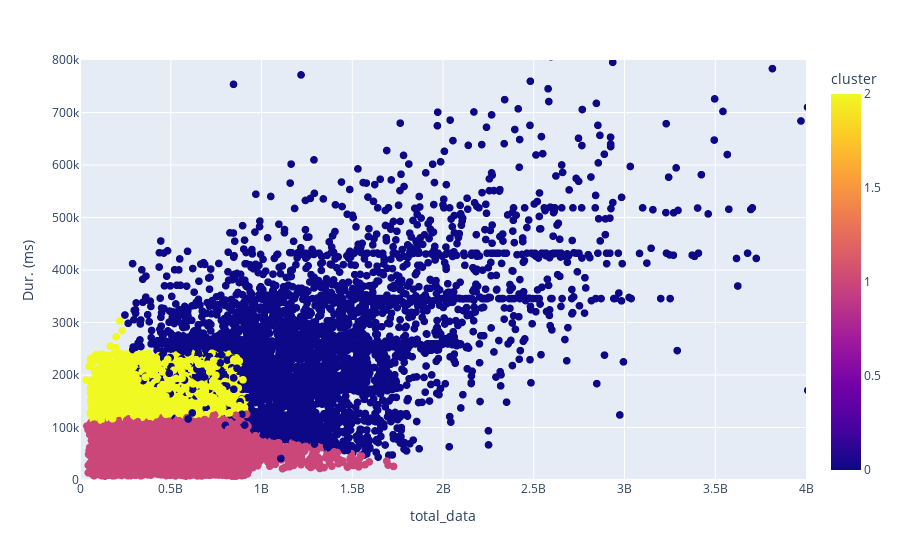

Here is the notebook cell this chart was saved with:
### Code cell
# visualizing the 3 clusters in the dataframe
# for 20, 000 samples only
fig = px.scatter(user_engagement_df.sample(20000), x='total_data', y='Dur. (ms)',
                 color='cluster', size='XDR Sessions')
fig.update_traces(marker_size=8)
fig.update(layout_yaxis_range = [0, 800000])
fig.update(layout_xaxis_range = [0, 4000000000])
fig.show()

### Figure 1 — Plotly figure (JSON) as saved in the notebook; plotly's stock layout.template omitted (floating-point values rounded to 4 significant figures; data arrays with more than 128 entries replaced by an {"elided": "..."} marker saying what was removed)
{"data": [{"hovertemplate": "total_data=%{x}<br>Dur. (ms)=%{y}<br>XDR Sessions=%{marker.size}<br>cluster=%{marker.color}<extra></extra>", "legendgroup": "", "marker": {"color": {"elided": "20000 int values"}, "coloraxis": "coloraxis", "size": 8, "sizemode": "area", "sizeref": 0.0425, "symbol": "circle"}, "mode": "markers", "name": "", "showlegend": false, "type": "scattergl", "x": {"elided": "20000 int values"}, "xaxis": "x", "y": {"elided": "20000 int values"}, "yaxis": "y"}], "layout": {"coloraxis": {"colorbar": {"title": {"text": "cluster"}}, "colorscale": [[0, "#0d0887"], [0.1111, "#46039f"], [0.2222, "#7201a8"], [0.3333, "#9c179e"], [0.4444, "#bd3786"], [0.5556, "#d8576b"], [0.6667, "#ed7953"], [0.7778, "#fb9f3a"], [0.8889, "#fdca26"], [1, "#f0f921"]]}, "legend": {"itemsizing": "constant", "tracegroupgap": 0}, "margin": {"t": 60}, "xaxis": {"anchor": "y", "domain": [0, 1], "range": [0, 4000000000], "title": {"text": "total_data"}}, "yaxis": {"anchor": "x", "domain": [0, 1], "range": [0, 800000], "title": {"text": "Dur. (ms)"}}}}
